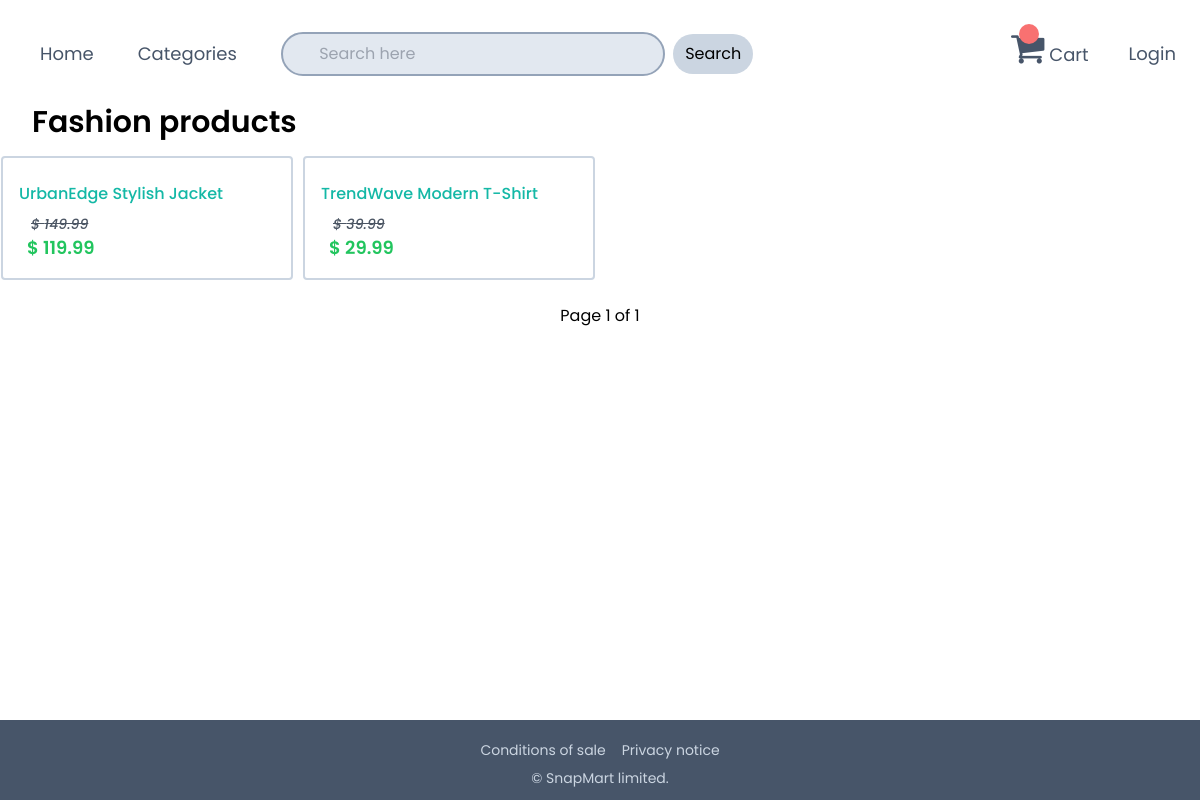
Screenshot of /categories/Fashion with the database file from the repository.
### shop/models.py (models this page shows, shortened)
class Product(models.Model):
    name = models.CharField( max_length = 255)
    description = models.TextField()
    price = models.FloatField()
    discount_price = models.FloatField()
    category = models.CharField( max_length = 200)
    image = models.CharField( max_length = 300)

### shop/views.py (the view)
# urls.py: path('categories/<str:category>', views.categories, name='categories'),
def categories( request, category):
    products = Product.objects.filter(category = category)
    paginator = Paginator(products,4)
    page_num = request.GET.get('page')
    page_obj = paginator.get_page(page_num)
    context ={ 'items': page_obj,
                'category':category,
            }
    return render( request, 'categories.html', context)

### shop/templates/categories.html (shortened to what this page needs)
{% extends 'master.html' %}
    {% block content %}
    <h3 class=" text-3xl px-4 py-2 ml-4 font-semibold">
        {{category}} products
    </h3>
    <div class="ProductList md:grid grid-cols-4 justify-around
            items-center gap-2 ">
        {% for item in items %}
            <div class="border-2 border-slate-300 my-2 mx-auto p-4 text-wrap font-medium rounded
                    hover:bg-gray-200">
                <a href="{% url 'detail' item.id %}">
                    <p class=" py-2 text-teal-500"> {{ item.name }} </p>
                    <p class="px-2 line-through ml-1 text-sm text-gray-600 "> <i> &#36 {{ item.price }} </i> </p>
                    <p class="px-2 text-green-500 text-lg font-semibold ">  &#36 {{ item.discount_price }}  </p>
                </a>
            </div>
        {% endfor %}
    </div>
    <div class="pagenav my-3 mx-auto flex gap-4 *:p-1 justify-center items-center ">
        <p> Page {{items.number}} of {{items.paginator.num_pages}}</p>
    </div>
{% endblock %}

### shop/templates/master.html (style rules this page uses)
body { font-family: "Poppins", sans-serif; }

### rows the page displays
Product: name "UrbanEdge Stylish Jacket", price "149.99", discount_price "119.99"
Product: name "TrendWave Modern T-Shirt", price "39.99", discount_price "29.99"

### other values shown
{{ category }} "Fashion"
{{ items.number }} "1"
{{ items.paginator.num_pages }} "1"
